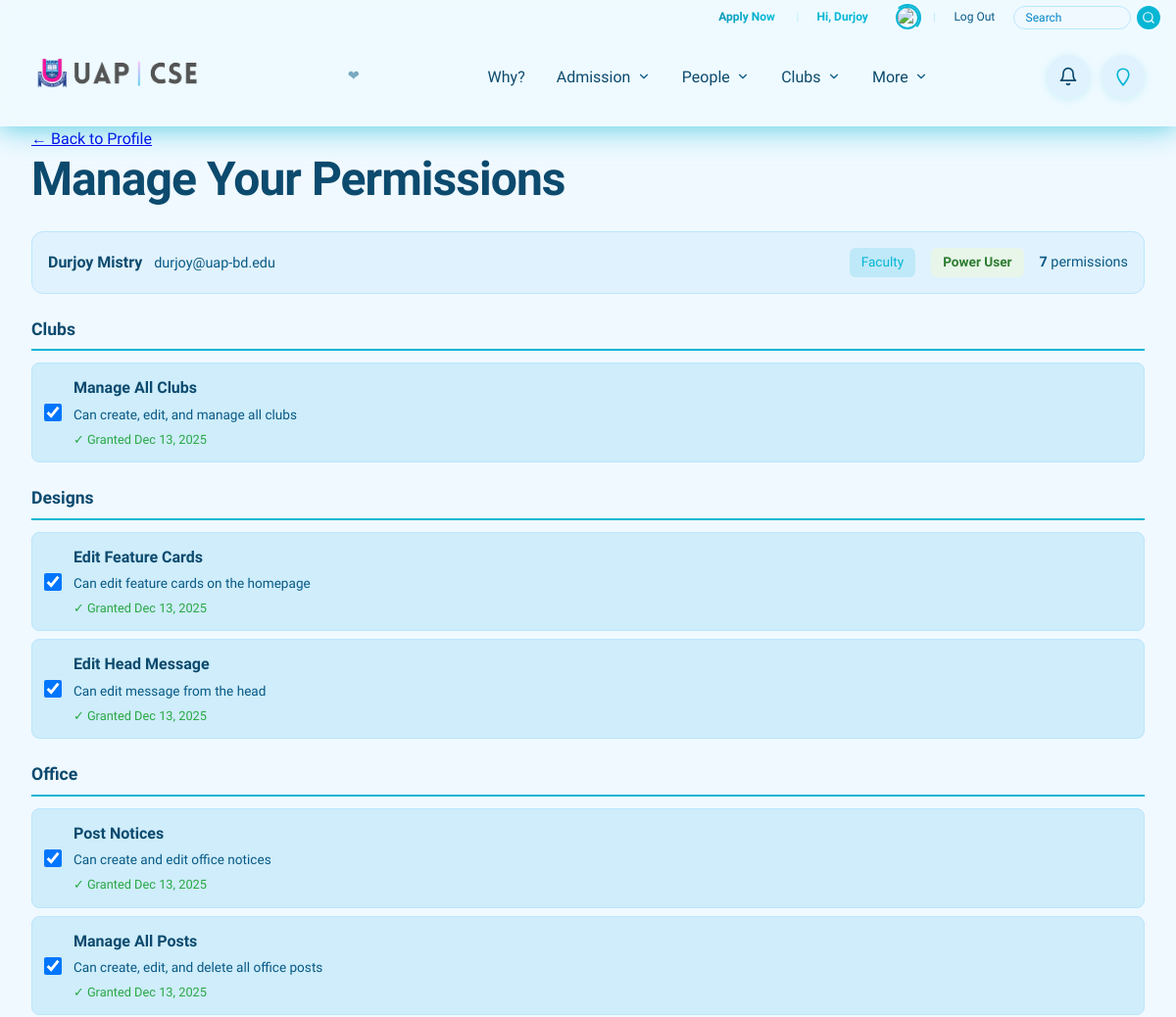
The page /people/manage-permissions/self/ (signed in, upper part) on the database as committed earlier.
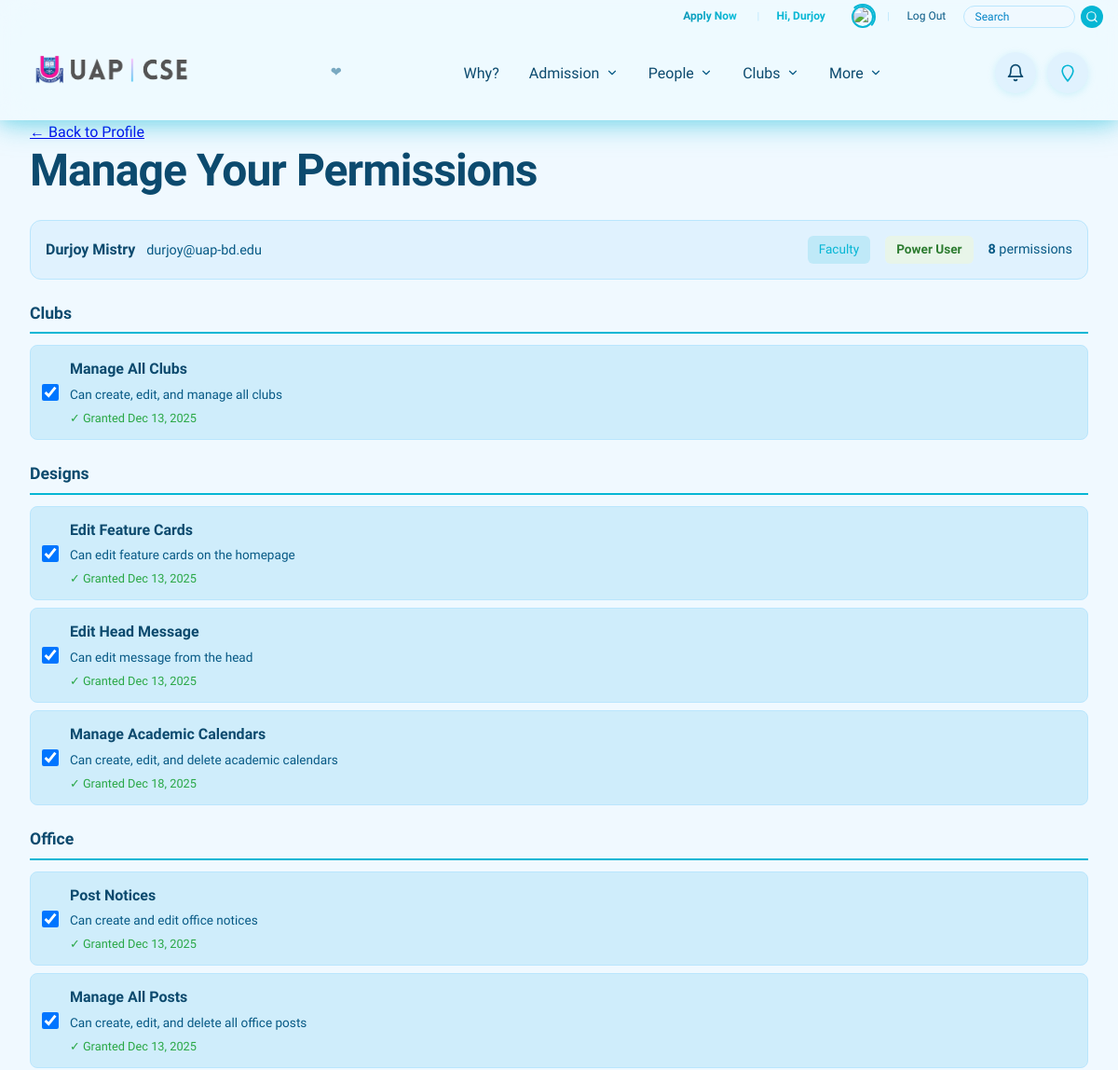
The same page on the database as committed later.
### people/models.py (models this page shows, shortened)
class Permission(models.Model):
    CATEGORY_CHOICES = [
        ('office', 'Office'),
        ('clubs', 'Clubs'),
        ('designs', 'Designs'),
        ('users', 'User Management'),
        ('academics', 'Academics'),
    ]
    codename = models.CharField(
        max_length=100,
        unique=True,
        help_text="Unique permission codename (e.g., 'post_notices')"
    )
    name = models.CharField(
        max_length=255,
        help_text="Human-readable permission name"
    )
    description = models.TextField(
        blank=True,
        null=True,
        help_text="Detailed description of what this permission allows"
    )
    category = models.CharField(
        max_length=50,
        choices=CATEGORY_CHOICES,
        blank=True,
        null=True,
        help_text="Permission category for organization"
    )
    requires_role = models.JSONField(
        default=list,
        blank=True,
        help_text="List of user_types that can have this permission (empty = any role)"
    )
    priority = models.PositiveIntegerField(
        default=100,
        help_text="Display priority (lower = more important)"
    )
    is_active = models.BooleanField(
        default=True,
        help_text="Whether this permission is currently active"
    )
    created_at = models.DateTimeField(
        auto_now_add=True
    )
    class Meta:
        verbose_name = 'Permission'
        verbose_name_plural = 'Permissions'
        ordering = ['category', 'priority', 'name']
        indexes = [
            models.Index(fields=['codename']),
            models.Index(fields=['category', 'is_active']),
        ]

class UserPermission(models.Model):
    user = models.ForeignKey(
        'BaseUser',
        on_delete=models.CASCADE,
        related_name='granted_permissions',
        help_text="User who has this permission"
    )
    permission = models.ForeignKey(
        Permission,
        on_delete=models.CASCADE,
        related_name='user_grants',
        help_text="Permission being granted"
    )
    granted_by = models.ForeignKey(
        'BaseUser',
        on_delete=models.SET_NULL,
        null=True,
        related_name='permissions_granted',
        help_text="User who granted this permission"
    )
    granted_at = models.DateTimeField(
        auto_now_add=True,
        help_text="When this permission was granted"
    )
    revoked_by = models.ForeignKey(
        'BaseUser',
        on_delete=models.SET_NULL,
        null=True,
        blank=True,
        related_name='permissions_revoked',
        help_text="User who revoked this permission"
    )
    revoked_at = models.DateTimeField(
        null=True,
        blank=True,
        help_text="When this permission was revoked"
    )
    is_active = models.BooleanField(
        default=True,
        help_text="Whether this permission grant is currently active"
    )
    notes = models.TextField(
        blank=True,
        null=True,
        max_length=500,
        help_text="Optional notes about why this permission was granted/revoked"
    )
    class Meta:
        verbose_name = 'User Permission'
        verbose_name_plural = 'User Permissions'
        ordering = ['-granted_at']
        constraints = [
            models.UniqueConstraint(
                fields=['user', 'permission'],
                condition=models.Q(is_active=True),
                name='unique_active_user_permission'
            )
        ]
        indexes = [
            models.Index(fields=['user', 'is_active']),
            models.Index(fields=['permission', 'is_active']),
            models.Index(fields=['granted_by', 'granted_at']),
        ]

### people/views.py (the view, shortened to what this page needs)
# urls.py: path('manage-permissions/self/', views.manage_user_permissions, {'user_id': 'self'}, name='manage_own_permissions'),
@login_required
def manage_user_permissions(request, user_id=None):
    if not request.user.is_power_user:
        messages.error(request, 'Only power users can manage permissions.')
        return redirect('people:user_profile')
    if user_id == 'self' or user_id is None:
        target_user = request.user
    elif isinstance(user_id, (int, str)) and str(user_id).isdigit() and int(user_id) == request.user.id:
        target_user = request.user
    else:
        target_user = get_object_or_404(BaseUser, pk=user_id, is_active=True)
    all_permissions = Permission.objects.filter(
        is_active=True
    ).exclude(codename='manage_user_permissions').order_by('category', 'priority', 'name')
    permissions_by_category = {}
    for perm in all_permissions:
        category = perm.category or 'other'
        if category not in permissions_by_category:
            permissions_by_category[category] = []
        permissions_by_category[category].append(perm)
    user_permissions = UserPermission.objects.filter(
        user=target_user,
        is_active=True
    ).select_related('permission', 'granted_by')
    user_permission_codenames = set(up.permission.codename for up in user_permissions)
    permission_status = {}
    for up in user_permissions:
        permission_status[up.permission.codename] = {
            'granted': True,
            'granted_by': up.granted_by,
            'granted_at': up.granted_at,
            'user_permission': up,
        }
    context = {
        'target_user': target_user,
        'permissions_by_category': permissions_by_category,
        'user_permission_codenames': user_permission_codenames,
        'permission_status': permission_status,
    }
    return render(request, 'people/manage_user_permissions.html', context)

### clubs/context_processors.py (called while the page is built)
def clubs(request):
    clubs = Club.objects.all().order_by('sl', 'name')
    return {
        'clubs': clubs
    }

### designs/context_processors.py (called while the page is built)
def admission_elements(request):
    admission_elements = AdmissionElement.objects.all().order_by('sl')
    return {
        'admission_elements': admission_elements
    }

### people/templatetags/user_filters.py (called while the page is built)
@register.filter
def get_item(dictionary, key):
    if dictionary is None:
        return None
    return dictionary.get(key)

@register.filter
def in_list(value, arg):
    if arg is None:
        return False
    return value in arg

### templates/people/manage_user_permissions.html (shortened to what the changed rows need)
{% extends 'base.html' %}
{% load static %}
{% load user_filters %}
{% block content %}
<div class="container">
    <section class="user-profile-page">
        <div class="profile-header">
            <h1 class="page-title">
                {% if target_user.id == user.id %}
                    Manage Your Permissions
                {% else %}
                    Manage Permissions for {{ target_user.email }}
                {% endif %}
            </h1>
        </div>
        <div class="user-info-card" style="background: var(--bg-secondary); border: 1px solid var(--border-color); border-radius: 12px; padding: 1rem; margin-bottom: 1.5rem;">
            <div style="display: flex; justify-content: space-between; align-items: center; flex-wrap: wrap; gap: 1rem;">
                <div style="display: flex; gap: 1rem; align-items: center;">
                    <span style="color: var(--text-secondary); font-size: 0.9rem;">
                        <strong>{{ user_permission_codenames|length }}</strong> permissions
                    </span>
                </div>
            </div>
        </div>
        <form method="post" action="{% if target_user.id == user.id %}{% url 'people:manage_own_permissions' %}{% else %}{% url 'people:manage_user_permissions' target_user.id %}{% endif %}">
            <div class="permissions-form">
                {% for category, permissions in permissions_by_category.items %}
                    <div class="permission-category" style="margin-bottom: 1.5rem;">
                        <h3 style="margin: 0 0 0.75rem 0; padding-bottom: 0.5rem; border-bottom: 2px solid var(--color-primary); color: var(--text-primary); font-size: 1.1rem;">
                            {{ category|title }}
                        </h3>
                        <div class="permissions-list" style="display: grid; gap: 0.5rem;">
                            {% for permission in permissions %}
                                {% with is_granted=permission.codename|in_list:user_permission_codenames %}
                                <div class="permission-item" style="display: flex; align-items: center; gap: 0.75rem; padding: 0.75rem; border: 1px solid var(--border-color); border-radius: 8px; background: {% if is_granted %}color-mix(in srgb, var(--color-primary) 8%, var(--bg-secondary)){% else %}var(--bg-secondary){% endif %}; transition: all 0.2s;">
                                    <input
                                        type="checkbox"
                                        name="permissions"
                                        value="{{ permission.codename }}"
                                        id="perm_{{ permission.codename }}"
                                        {% if is_granted %}checked{% endif %}
                                        style="width: 18px; height: 18px; cursor: pointer; flex-shrink: 0;"
                                    >
                                    <label for="perm_{{ permission.codename }}" style="flex: 1; cursor: pointer; margin: 0;">
                                        <div style="font-weight: 600; color: var(--text-primary); margin-bottom: 0.25rem;">
                                            {{ permission.name }}
                                        </div>
                                        {% if permission.description %}
                                            <div style="color: var(--text-secondary); font-size: 0.85rem;">
                                                {{ permission.description }}
                                            </div>
                                        {% endif %}
                                        {% if is_granted %}
                                            {% with status=permission_status|get_item:permission.codename %}
                                                <div style="margin-top: 0.25rem; color: #28a745; font-size: 0.8rem;">
                                                    ✓ Granted {{ status.granted_at|date:"M d, Y" }}
                                                </div>
                                            {% endwith %}
                                        {% endif %}
                                    </label>
                                </div>
                                {% endwith %}
                            {% endfor %}
                        </div>
                    </div>
                {% endfor %}
            </div>
        </form>
    </section>
</div>
{% endblock %}

Rows that differ between the two databases and show on the page:
added Permission: permissions "☑", name "Manage Academic Calendars", description "Can create, edit, and delete academic calendars", shown under "Designs"
added UserPermission: granted_at "Dec 18, 2025"
Other text that changed with them:
{{ user_permission_codenames|length }}: "7" → "8"
